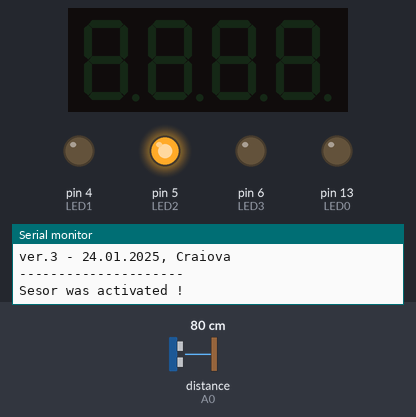
Recording of a sketch running on a simulated Arduino Uno, built with avr-gcc and run on an emulated ATmega328P. Parts: 4-digit seven-segment display, output pins drawn as LEDs (lit = HIGH), the last lines printed to the serial monitor. The test bench sets the inputs (shaded band); at power-on: distance to the obstacle (sensor on A0) 80 cm.

Above: at 0.2 s.
At 3.2 s:
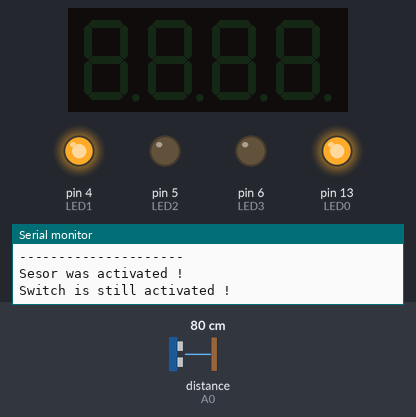
Timing chart, 0 to 4.7 s (numbered marks = the images above):
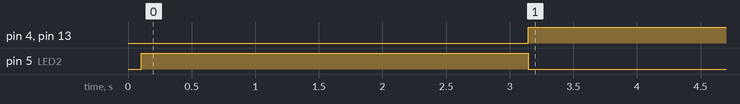

Measured:
- by itself, pin 4 (LED1), pin 13 (LED0): LOW → HIGH at 3.1 s
- by itself, pin 5 (LED2): LOW → HIGH at 0.10 s, → LOW 3.0 s later

The sketch:

Occupy_4.ino
```cpp
/*
 * original program by Nicu FLORICA (niq_ro)
 * v.0 - intial (momentary switch at D2__/__GND)
 * v.0a - added on time in serial hh:mm:ss
 * v.1 - changed to record just if a button was pushed (simulated sensor) for long time
 * v.2 - changed momentary switch with Sharp IR sensor as at https://www.makerguides.com/sharp-gp2y0a710k0f-ir-distance-sensor-arduino-tutorial/
       (if measured distance is lower than the threshold means activated sensor)
 * v.3 - added 3 leds (red - occupy, yellow - initial state for occupy, gree - free space)
 * v.4 - added TM1637 display (4 digits) to show last occupy time
 */

#include <SharpIR.h>  // https://github.com/guillaume-rico/SharpIR
#include <TM1637Display.h>  // https://github.com/avishorp/TM1637

/* Model :
  GP2Y0A02YK0F --> 20150
  GP2Y0A21YK0F --> 1080
  GP2Y0A710K0F --> 100500
  GP2YA41SK0F  --> 430
*/

#define model 100500 // GP2Y0A710K0F
#define senzor A0
#define CLK 2   // TP1637 display
#define DIO 3   // TP1637 display
#define LED0 13 // internal led on-board
#define LED1 4  // green led
#define LED2 5  // yellow led
#define LED3 6  // red led

byte actionare = 0;    // numere pare (parcare libera)

unsigned long timp1;
unsigned long timp2;
unsigned long timp0;
unsigned long pauza = 3000; //
int distanta = 0;   // distance in cm
int distmin = 100;  // threshold distance in cm

SharpIR SharpIR(senzor, model);
TM1637Display display(CLK, DIO);
int k = 1;
int h,m,s;

void setup() {
  Serial.begin(9600);
  Serial.println(" ");
  Serial.println("Occupy Area monitoring system with Sharp IR sensor");
  Serial.println("Program by Nicu FLORICA (niq_ro)");
  Serial.println("ver.3 - 24.01.2025, Craiova");
  Serial.println("---------------------");

  pinMode (LED0, OUTPUT);
  digitalWrite(LED0, 0);
  pinMode (LED1, OUTPUT);
  digitalWrite(LED1, 0);
  pinMode (LED2, OUTPUT);
  digitalWrite(LED2, 0);
  pinMode (LED3, OUTPUT);
  digitalWrite(LED3, 0);
  display.setBrightness(2);  // 0-7
}


void loop() {
  distanta = SharpIR.distance();  // masoara distanta
  if ((actionare == 0) and (distanta < distmin)) // este activat
   {
      Serial.println("Sesor was activated !");
      timp2 = millis()/1000;  // store the time for first push record
      actionare = 1;
      digitalWrite(LED1, 0);  // red led
      digitalWrite(LED2, 1);  // yellow led
      digitalWrite(LED3, 0);  // green led
      delay(pauza);  // wait for debounce the false timmings
   }
   if ((actionare == 0) and (distanta >= distmin)) // este neactivat
   {
      digitalWrite(LED1, 0);  // red led
      digitalWrite(LED2, 0);  // yellow led
      digitalWrite(LED3, 1);  // green led
   }
  distanta = SharpIR.distance();  // measurement of the distance
  if (actionare == 1)
   {
  if (distanta < distmin)    // if is still activated
   {
      display.clear();
      Serial.println("Switch is still activated !");
      actionare = 2; // good news
      digitalWrite(LED0, 1);
      digitalWrite(LED1, 1);  // red led
      digitalWrite(LED2, 0);  // yellow led
      digitalWrite(LED3, 0);  // green led
   }
   else
   {
      Serial.println("False trigger !");
      timp1 = millis()/1000;  // store the time for first push record
      actionare = 0;   // reset the status as not closed switch
   }
   }
  distanta = SharpIR.distance();  // masoara distanta
  if (actionare == 2)
   {
   if (distanta > distmin)    // if is not activated
   {
      Serial.println("--------------------");
      Serial.println("Sensor was released !");
      //actionare = 0; // good news
      timp1 = millis()/1000;  // store the time for first push record
      timp0 = timp1 - timp2;
      Serial.print("Sensor was activated for: ");
      Serial.print((timp0/3600)/10);
      Serial.print((timp0/3600)%10);
      h = timp0/3600;
      Serial.print("h:");
      Serial.print(((timp0%3600)/60)/10);
      Serial.print(((timp0%3600)/60)%10);
      m = (timp0%3600)/60;
      Serial.print("m:");
      Serial.print(((timp0%3600)%60)/10);
      Serial.print(((timp0%3600)%60)%10);
      s = (timp0%3600)%60;
      Serial.println("s");
      Serial.println("--------------------");
      digitalWrite(LED0, 0);
     // display.showNumberDec(dis, false);
     // display.showNumberDec(dis, true);
      display.showNumberDecEx(100*m+s, (0x80 >> k%2), true);
      actionare = 0;
   }
   }
delay(500);
}  // sfarsit de program principal
```
